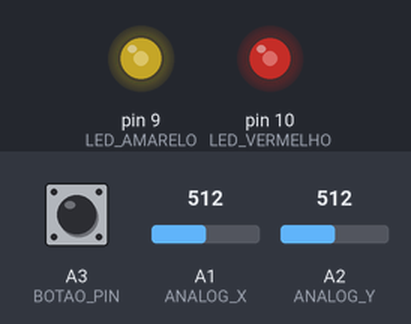
A sketch run on a simulated Arduino Uno, built with avr-gcc and run on an emulated ATmega328P. Parts: output pins drawn as LEDs (lit = HIGH). Inputs (shaded band) come from the test bench; at power-on: A1 (ANALOG_X) = 512, A2 (ANALOG_Y) = 512, A3 (BOTAO_PIN) LOW.

Above: at 1.2 s.
1.3 s: A1 (ANALOG_X) set to 716
At 2.1 s:
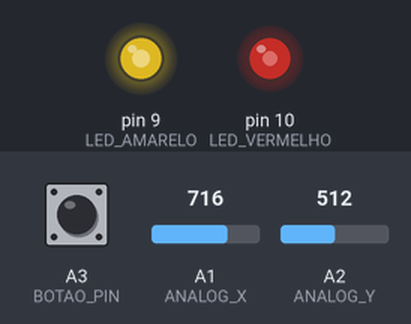
2.8 s: A2 (ANALOG_Y) set to 716
At 3.2 s:
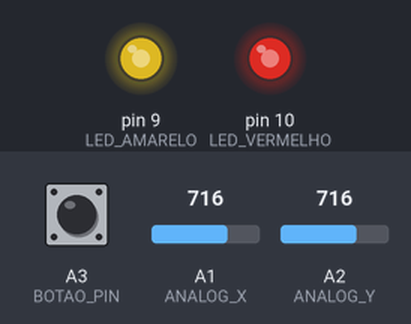
4.3 s: A3 (BOTAO_PIN) pulled HIGH for 0.15 s
At 4.37 s:
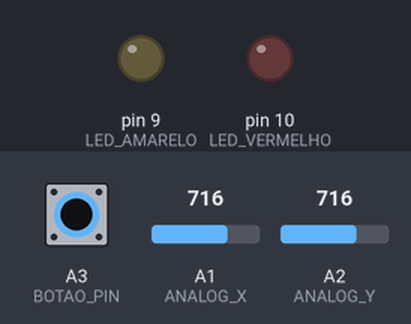
5.9 s: A1 (ANALOG_X) set to 900
At 6.8 s:
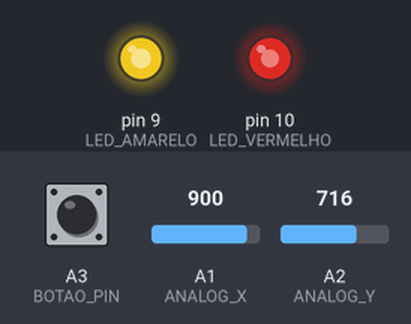
7.4 s: A2 (ANALOG_Y) set to 900
At 7.9 s:
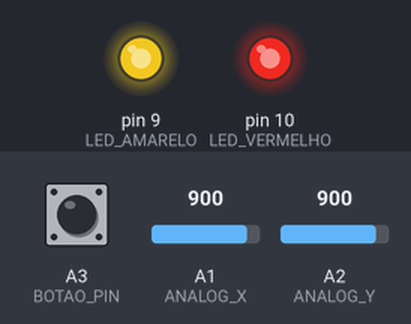
8.9 s: A1 (ANALOG_X) set to 511
At 10.2 s:
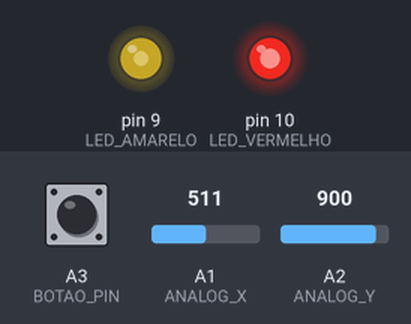
Timing chart, 0 to 11.4 s (numbered marks = the images above; inputs shaded):
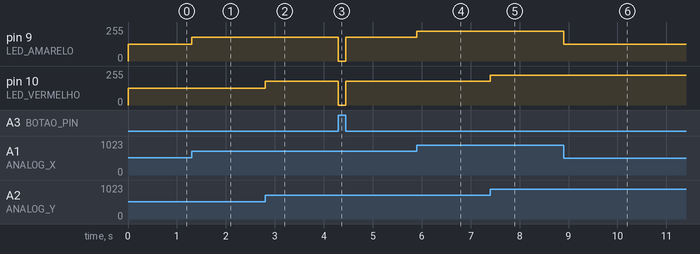

The sketch:

leitura_analogica.ino
```cpp
#define ANALOG_X A1
#define ANALOG_Y A2
#define LED_AMARELO 9
#define LED_VERMELHO 10
#define BOTAO_PIN A3

uint8_t valorLedAmarelo = 0;
uint8_t valorLedVermelho = 0;
uint16_t XpotenciometroValor = 0;
uint16_t YpotenciometroValor = 0;

void setup() {
  pinMode(ANALOG_X, INPUT);
  pinMode(ANALOG_Y, INPUT);
  pinMode(BOTAO_PIN, INPUT);

  pinMode(LED_AMARELO, OUTPUT);
  pinMode(LED_VERMELHO, OUTPUT);

  Serial.begin(9600);
}

void loop() {
  if (digitalRead(BOTAO_PIN) == HIGH)
  {
    digitalWrite(LED_AMARELO, LOW);
    digitalWrite(LED_VERMELHO, LOW);
  }
  else
  {
    XpotenciometroValor = analogRead(ANALOG_X);
    YpotenciometroValor = analogRead(ANALOG_Y);

    valorLedAmarelo = map(XpotenciometroValor, 0, 1023, 0, 255);
    valorLedVermelho = map(YpotenciometroValor, 0, 1023, 0, 255);

    analogWrite(LED_AMARELO, valorLedAmarelo);
    analogWrite(LED_VERMELHO, valorLedVermelho);
  }
}
```

Measured:
- after the input at 1.3 s, pin 9 (LED_AMARELO): 127/255 → 178/255 at once
- after the input at 2.8 s, pin 10 (LED_VERMELHO): 127/255 → 178/255 at once
- after the input at 4.3 s, pin 9 (LED_AMARELO), pin 10 (LED_VERMELHO): 178/255 → 0/255 at once, → 178/255 0.15 s later
- after the input at 5.9 s, pin 9 (LED_AMARELO): 178/255 → 224/255 at once
- after the input at 7.4 s, pin 10 (LED_VERMELHO): 178/255 → 224/255 at once
- after the input at 8.9 s, pin 9 (LED_AMARELO): 224/255 → 127/255 at once
